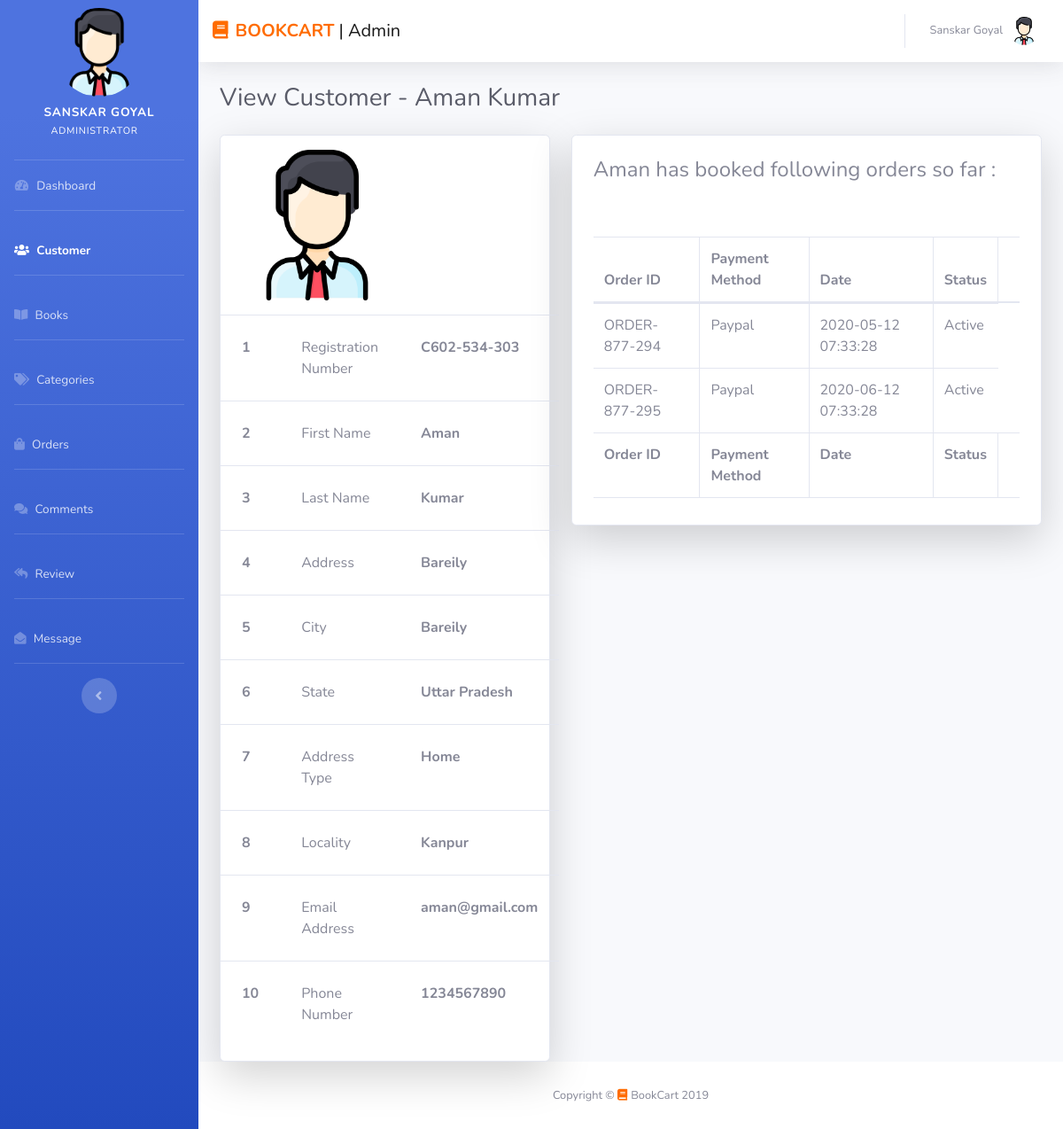
The app's page /admin/view-customer.php?custid=C602-534-303 (signed in) with its own data.
### tables this page shows
CREATE TABLE `user_table` (
  `user_id` varchar(255) NOT NULL,
  `fname` varchar(255) DEFAULT NULL,
  `lname` varchar(255) NOT NULL,
  `email` varchar(255) DEFAULT NULL,
  `password` varchar(255) DEFAULT NULL,
  `phone` varchar(255) DEFAULT NULL,
  `address` varchar(255) DEFAULT NULL,
  `city` varchar(255) DEFAULT NULL,
  `state` varchar(255) DEFAULT NULL,
  `addtype` varchar(255) DEFAULT NULL,
  `locality` varchar(255) DEFAULT NULL,
  `status` varchar(255) DEFAULT NULL,
  `role` varchar(255) DEFAULT NULL,
  `avatar` varchar(255) DEFAULT NULL
);

CREATE TABLE `orders_table` (
  `order_id` varchar(255) NOT NULL,
  `cart_id` varchar(255) NOT NULL,
  `user_id` varchar(255) NOT NULL,
  `book_id` varchar(255) NOT NULL,
  `payment` varchar(255) NOT NULL,
  `total` varchar(255) NOT NULL,
  `order_date` varchar(255) NOT NULL,
  `status` varchar(255) NOT NULL
);

### admin/view-customer.php (the view, shortened to what this page needs)
<?php
include('../connection/config.php');
?>
<?php
if(isset($_GET['custid'])){
	$customer_id = mysqli_real_escape_string($conn, $_GET['custid']);
	$sql = "SELECT * FROM user_table WHERE user_id = '$customer_id'";
	$result = mysqli_query($conn, $sql);
	if(mysqli_num_rows($result)>0){
		while($row = mysqli_fetch_array($result)){
			$avatar = $row['avatar'];
			$customer_id = $row['user_id'];
			$fname = $row['fname'];
			$lname = $row['lname'];
			$email = $row['email'];
			$phone = $row['phone'];
			$address = $row['address'];
			$city = $row['city'];
			$state = $row['state'];
			$locality = $row['locality'];
			$addtype = $row['addtype'];
		}
	}
	else{
		echo '<script>location.href="customer.php"</script>';
	}
}else{
	echo '<script>location.href="customer.php"</script>';
}
?>
<?php require 'winclude/head.php'; ?>
<?php require 'winclude/sidebar.php'; ?>
<?php require 'winclude/navbar.php'; ?>
<div class="container-fluid">
	<div class="d-sm-flex align-items-center justify-content-between mb-4">
		<h1 class="h3 mb-0 text-gray-800">View Customer - <?php echo $fname ?> <?php echo $lname ?></h1>
	</div>
	<div class="row">
		<div class="col-md-5">
			<div class="card card-white shadow-lg">
				<div class="col-md-6 justify-content-center py-3 px-4">
					<?php
					if($avatar){
						echo '<img class="img-responsive" src="pages/profile_images/'.$avatar.'" style="height: 170px; width: 170px">';
					}else{
						echo '<img class="img-responsive" src="pages/profile_images/person.png" style="height: 170px; width: 170px">';
					}
					?>
				</div>
				<table class="table">
					<tbody>
						<tr>
							<th class="p-4" scope="row">1</th>
							<td class="p-4">Registration Number</td>
							<td class="p-4"><b><?php echo "$customer_id"; ?></b></td>
						</tr>
						<tr>
							<th class="p-4" scope="row">2</th>
							<td class="p-4">First Name</td>
							<td class="p-4"><b><?php echo "$fname"; ?></b></td>
						</tr>
						<tr>
							<th class="p-4" scope="row">3</th>
							<td class="p-4">Last Name</td>
							<td class="p-4"><b><?php echo "$lname"; ?></b></td>
						</tr>
						<tr>
							<th class="p-4" scope="row">4</th>
							<td class="p-4">Address</td>
							<td class="p-4"><b><?php echo "$address"; ?></b></td>
						</tr>
						<tr>
							<th class="p-4" scope="row">5</th>
							<td class="p-4">City</td>
							<td class="p-4"><b><?php echo "$city"; ?></b></td>
						</tr>
						<tr>
							<th class="p-4" scope="row">6</th>
							<td class="p-4">State</td>
							<td class="p-4"><b><?php echo "$state"; ?></b></td>
						</tr>
						<tr>
							<th class="p-4" scope="row">7</th>
							<td class="p-4">Address Type</td>
							<td class="p-4"><b><?php echo "$addtype"; ?></b></td>
						</tr>
						<tr>
							<th class="p-4" scope="row">8</th>
							<td class="p-4">Locality</td>
							<td class="p-4"><b><?php echo "$locality"; ?></b></td>
						</tr>
						<tr>
							<th class="p-4" scope="row">9</th>
							<td class="p-4">Email Address</td>
							<td class="p-4"><b><?php echo "$email"; ?></b></td>
						</tr>
						<tr>
							<th class="p-4" scope="row">10	</th>
							<td class="p-4">Phone Number</td>
							<td class="p-4"><b><?php echo "$phone"; ?></b></td>
						</tr>
					</tbody>
				</table>
			</div>
		</div>
		<div class="col-md-7">
			<div class="card card-white shadow-lg">
				<h4 class="p-4"><?php echo $fname ?> has booked following orders so far : </h4>
				<div class="table-responsive p-4">
					<table class="table table-bordered" id="dataTable" width="100%" cellspacing="0">
						<thead>
							<tr>
								<th>Order ID</th>
								<th>Payment Method</th>
								<th>Date</th>
								<th>Status<th>
								</tr>
							</thead>
							<tfoot>
								<tr>
									<th>Order ID</th>
								<th>Payment Method</th>
								<th>Date</th>
								<th>Status<th>
									</tr>
								</tfoot>
								<tbody>
									<?php
									$sql = "SELECT * FROM orders_table WHERE user_id = '$customer_id'";
									$result = mysqli_query($conn, $sql);
									if(mysqli_num_rows($result)>0){
										while($row = mysqli_fetch_array($result)){
											?>
											<tr>
												<td><?php echo $row['order_id'] ?></td>
												<td><?php echo $row['payment'] ?></td>
												<td><?php echo $row['order_date'] ?></td>
												<td><?php echo $row['status'] ?></td>
											</tr>
											<?php
										}
									}else{
									}
									?>
								</tbody>
							</table>
						</div>
					</div>
				</div>
			</div>
		</div>
		<?php require 'winclude/footer.php' ?>

### records on screen
user_table: fname "Aman", lname "Kumar", user_id "C602-534-303", address "Bareily", city "Bareily", state "Uttar Pradesh", addtype "Home", locality "Kanpur", email "aman@gmail.com", phone "1234567890"
orders_table: order_id "ORDER-877-294", payment "Paypal", order_date "2020-05-12 07:33:28", status "Active"
orders_table: order_id "ORDER-877-295", payment "Paypal", order_date "2020-06-12 07:33:28", status "Active"

### other values on screen
$myfname "SANSKAR"
$mylname "GOYAL"
$myfname "Sanskar"
$mylname "Goyal"
